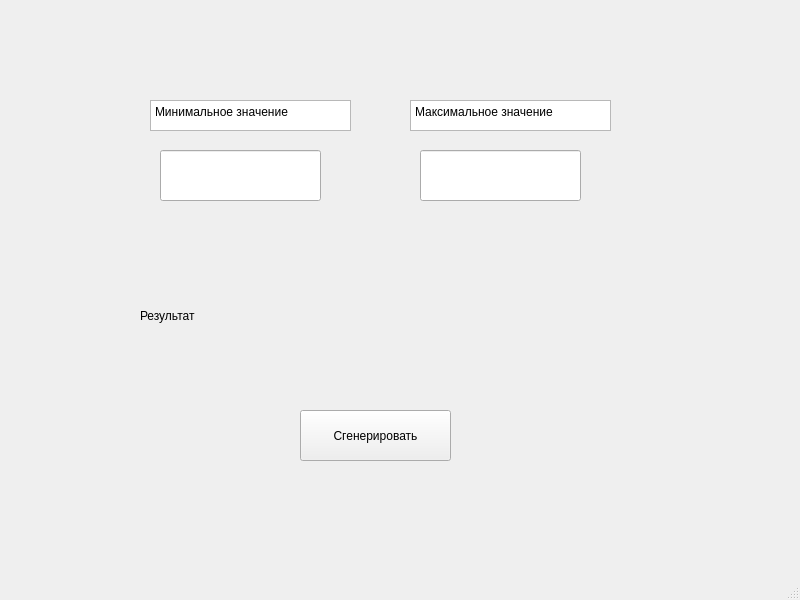
<?xml version="1.0" encoding="UTF-8"?>
<ui version="4.0">
 <class>MainWindow</class>
 <widget class="QMainWindow" name="MainWindow">
  <property name="geometry">
   <rect>
    <x>0</x>
    <y>0</y>
    <width>800</width>
    <height>600</height>
   </rect>
  </property>
  <property name="windowTitle">
   <string>Генератор Случайных Чисел</string>
  </property>
  <widget class="QWidget" name="centralwidget">
   <widget class="QLineEdit" name="minEdit">
    <property name="geometry">
     <rect>
      <x>160</x>
      <y>150</y>
      <width>161</width>
      <height>51</height>
     </rect>
    </property>
    <property name="text">
     <string/>
    </property>
   </widget>
   <widget class="QLineEdit" name="maxEdit">
    <property name="geometry">
     <rect>
      <x>420</x>
      <y>150</y>
      <width>161</width>
      <height>51</height>
     </rect>
    </property>
    <property name="text">
     <string/>
    </property>
   </widget>
   <widget class="QPlainTextEdit" name="plainTextEdit">
    <property name="geometry">
     <rect>
      <x>150</x>
      <y>100</y>
      <width>201</width>
      <height>31</height>
     </rect>
    </property>
    <property name="readOnly">
     <bool>true</bool>
    </property>
    <property name="plainText">
     <string>Минимальное значение</string>
    </property>
   </widget>
   <widget class="QPlainTextEdit" name="plainTextEdit_2">
    <property name="geometry">
     <rect>
      <x>410</x>
      <y>100</y>
      <width>201</width>
      <height>31</height>
     </rect>
    </property>
    <property name="readOnly">
     <bool>true</bool>
    </property>
    <property name="plainText">
     <string>Максимальное значение</string>
    </property>
    <property name="overwriteMode">
     <bool>false</bool>
    </property>
    <property name="backgroundVisible">
     <bool>false</bool>
    </property>
    <property name="centerOnScroll">
     <bool>false</bool>
    </property>
   </widget>
   <widget class="QPushButton" name="generateButton">
    <property name="geometry">
     <rect>
      <x>300</x>
      <y>410</y>
      <width>151</width>
      <height>51</height>
     </rect>
    </property>
    <property name="text">
     <string>Сгенерировать</string>
    </property>
   </widget>
   <widget class="QLabel" name="resultLabel">
    <property name="geometry">
     <rect>
      <x>280</x>
      <y>290</y>
      <width>181</width>
      <height>51</height>
     </rect>
    </property>
    <property name="text">
     <string/>
    </property>
   </widget>
   <widget class="QLabel" name="label">
    <property name="geometry">
     <rect>
      <x>140</x>
      <y>290</y>
      <width>121</width>
      <height>51</height>
     </rect>
    </property>
    <property name="text">
     <string>Результат</string>
    </property>
   </widget>
  </widget>
  <widget class="QMenuBar" name="menubar">
   <property name="geometry">
    <rect>
     <x>0</x>
     <y>0</y>
     <width>800</width>
     <height>29</height>
    </rect>
   </property>
  </widget>
  <widget class="QStatusBar" name="statusbar"/>
 </widget>
 <resources/>
 <connections/>
</ui>
